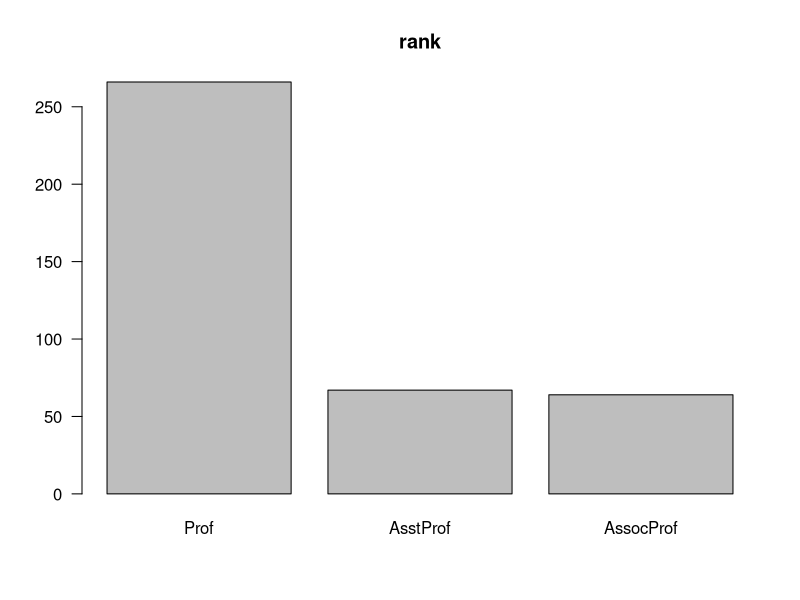
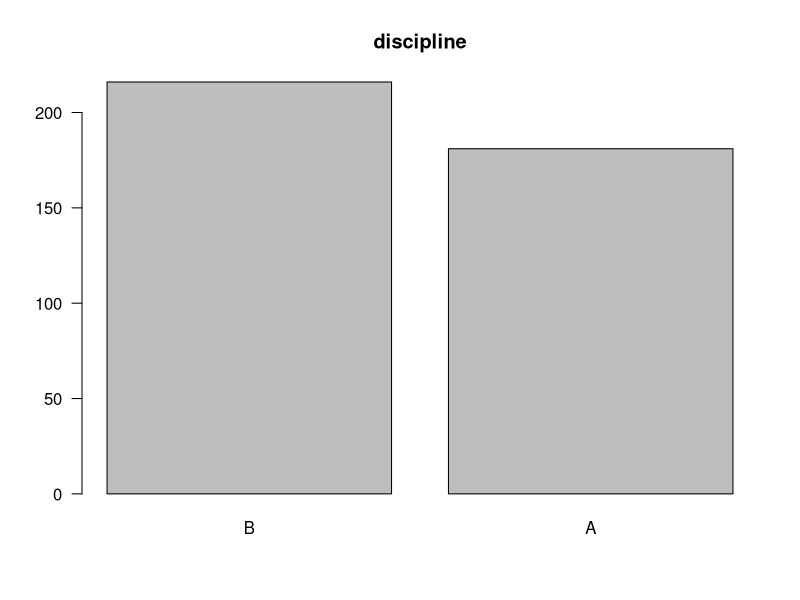
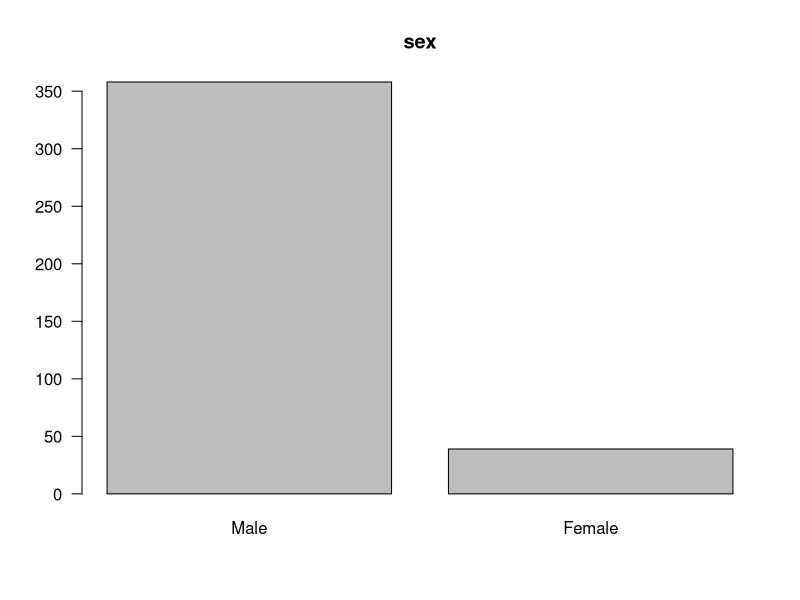
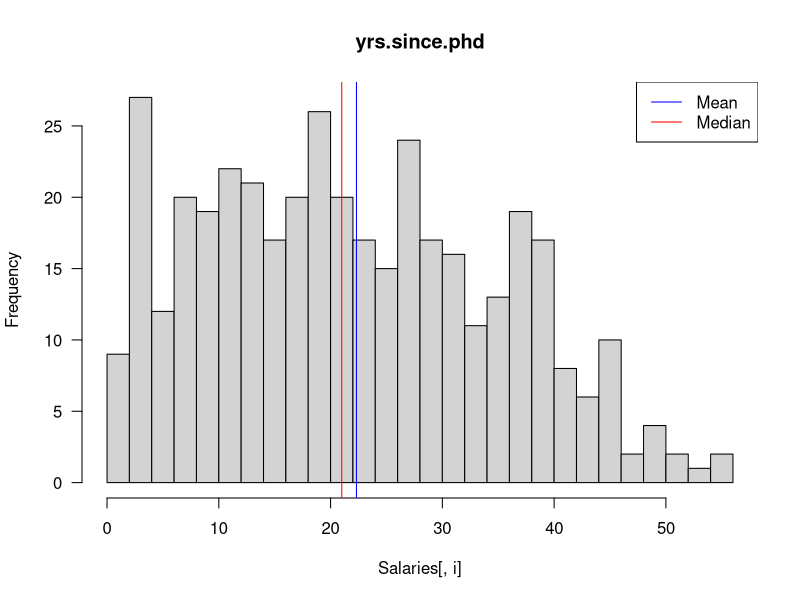
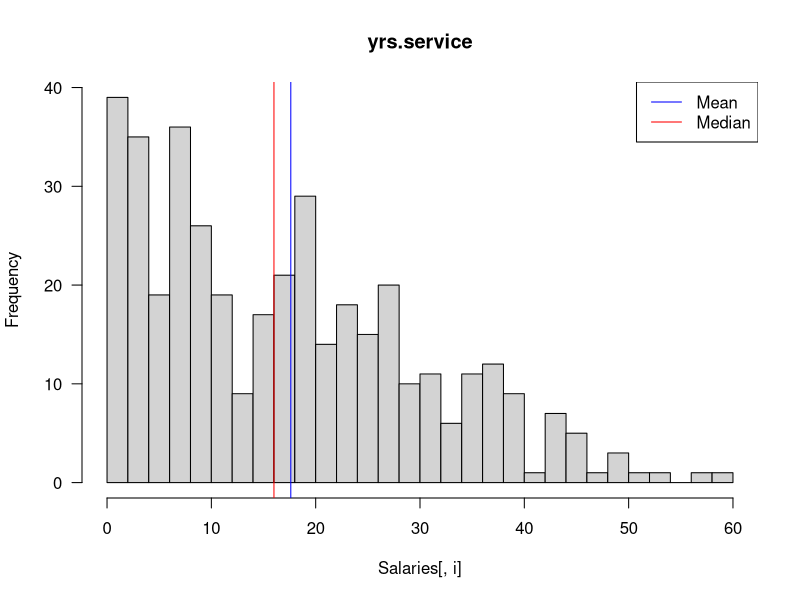
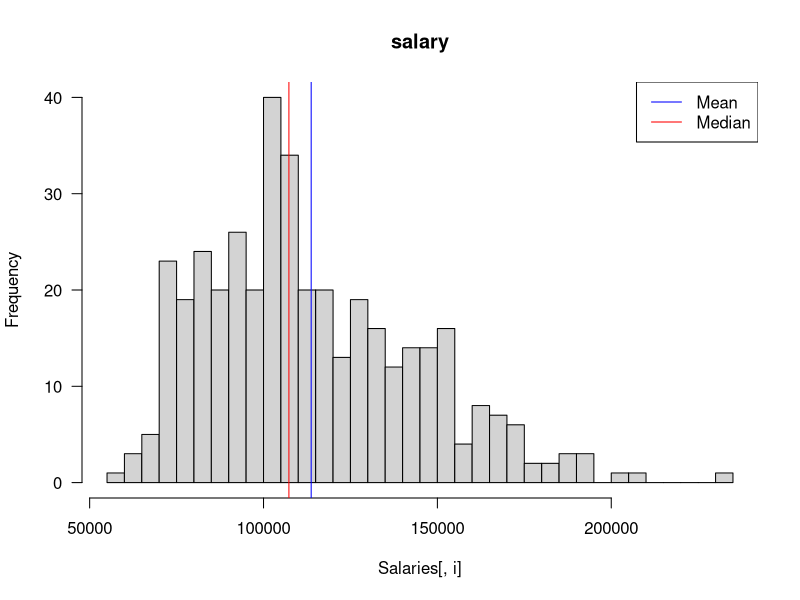
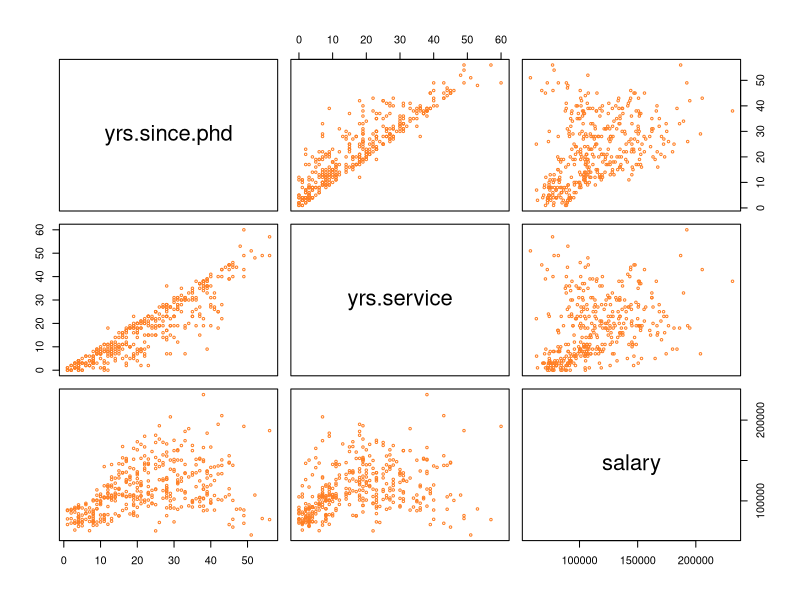
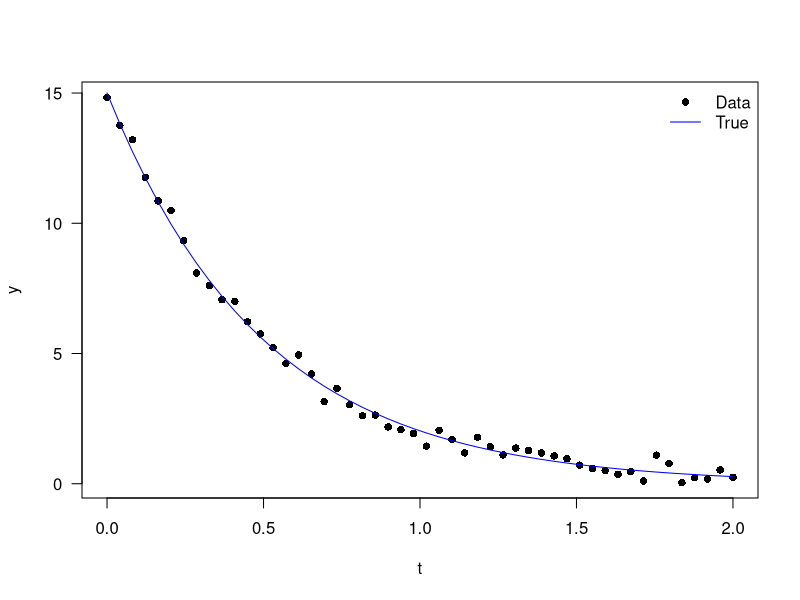

Generate these figures, in order, with R:
## ---- chunk 1
knitr::opts_chunk$set(echo = TRUE)
## ---- chunk 2
library(carData)
data(Salaries)
head(Salaries)
## ---- chunk 3
summary(Salaries)
catVars <- which(colnames(Salaries) %in% c("rank", "discipline", "sex"))
numVars <- which(colnames(Salaries) %in% c("yrs.since.phd", "yrs.service", "salary"))


for (i in catVars) barplot(sort(table(Salaries[, i]), decreasing = T), las = 1,
                           main = colnames(Salaries)[i])
for (i in numVars) {
  hist(Salaries[, i], 30, main = colnames(Salaries)[i], las = 1)
  abline(v = mean(Salaries[, i]), col = "blue")
  abline(v = median(Salaries[, i]), col = "red")
  legend("topright", legend = c("Mean", "Median"), lty = 1, col = c("blue", "red"))
}
## ---- chunk 4
pairs(Salaries[, numVars], cex = 0.5, col = "chocolate1")
cor(Salaries[, numVars])
## ---- chunk 5
model1 <- lm(salary ~ yrs.since.phd + discipline + rank + sex, data = Salaries)
summary(model1)
## ---- chunk 6
model2 <- lm(salary ~ yrs.since.phd * discipline +  yrs.since.phd * sex, data = Salaries)
summary(model2)
## ---- chunk 7
alpha = 15; beta = 2; sigma.sq = 0.09
n <- 50
t <- seq(0, 2, len = 50)
set.seed(123)
y <- alpha * exp(-beta * t) + rnorm(n, sd = sqrt(sigma.sq))
data <- data.frame(y = y, t = t)

plot(t, y, las = 1, pch = 16)
lines(t, alpha * exp(-beta * t), type = "l", col = "blue")
legend("topright", legend = c("Data", "True"), pch = c(16, NA), lty = c(NA, 1),
       col = c("black", "blue"), bty = "n")
## ---- chunk 8
NLFit <- nls(y ~ alpha * exp(-beta * t), start = list(alpha = 8, beta = 2))
summary(NLFit)
## ---- chunk 9
logTrlmFit <- lm(log(y) ~ t)
summary(logTrlmFit)
